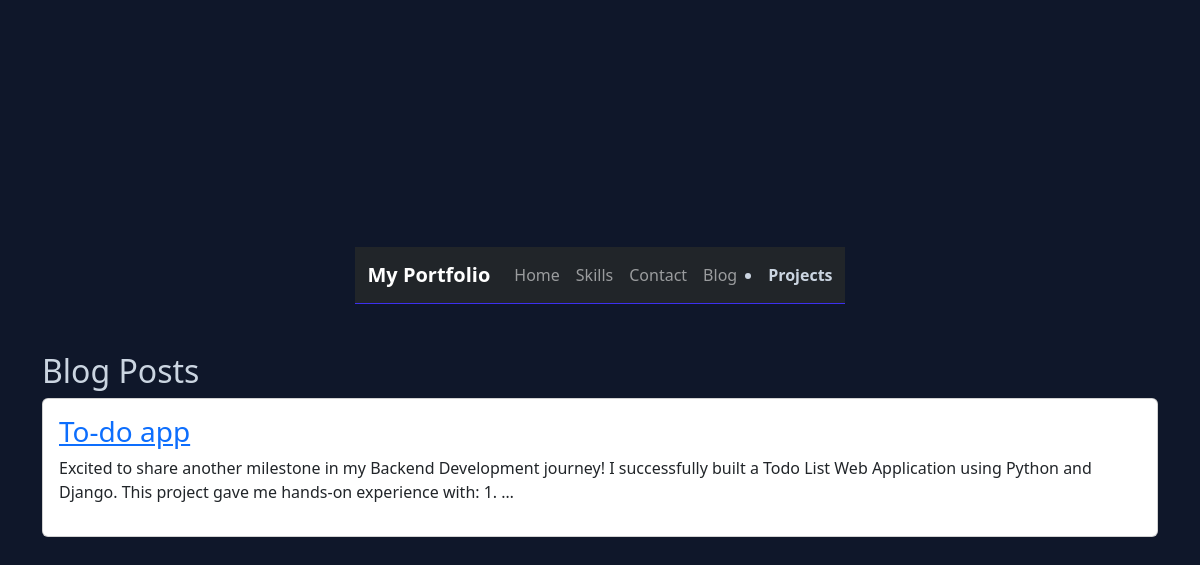
Screenshot of /blog/ with the database file from the repository.
### portfolio/models.py (models this page shows, shortened)
class Post(models.Model):
    title = models.CharField(max_length=200)
    slug = models.SlugField(max_length=220, unique=True, blank=True)
    author = models.ForeignKey(
        User,
        on_delete=models.CASCADE,
        related_name="posts"
    )
    content = models.TextField()
    cover_image = models.ImageField(
        upload_to="blog/",
        blank=True,
        null=True
    )
    created_at = models.DateTimeField(auto_now_add=True)
    updated_at = models.DateTimeField(auto_now=True)
    class Meta:
        ordering = ["-created_at"]

### portfolio/views.py (the view)
# urls.py: path("blog/", views.PostListView.as_view(), name="post_list"),
class PostListView(ListView):
    model = Post
    template_name = "blog/post_list.html"
    context_object_name = "posts"
    paginate_by = 6

### portfolio/templates/blog/post_list.html (shortened to what this page needs)
{% extends "base.html" %}
{% block content %}
<h2>Blog Posts</h2>
{% for post in posts %}
<div class="card mb-3">
<div class="card-body">
<h3>
<a href="{% url 'portfolio:post_detail' post.slug %}">
{{ post.title }}
</a>
</h3>
<p>{{ post.content|truncatewords:30 }}</p>
</div>
</div>
{% empty %}
<p>No posts available.</p>
{% endfor %}
{% endblock %}

### portfolio/static/css/style.css (style rules this page uses)
:root { --primary:rgb(170, 3, 253); --background:#b509e9ec; --white:hsl(0, 84%, 7%); --text:#eaefe3fe; --muted:#f9faf5; --border:#05409a; --danger:#ecedea; --shadow:0 15px 35px rgba(240, 229, 229, 0.998); --ink:var(--text); --blue:var(--primary); --navy:#076045; --card:var(--white); --line:var(--border); }
html { scroll-behavior:var(--shadow); }
body { min-height:100vh; background:linear-gradient(135deg,#0f172a,#2563eb); padding:20px; color:var(--text); display: flex; flex-direction: column; align-items: center; justify-content: center; }
body { background:#0F172A; color:#CBD5E1; }

### rows the page displays
Post: title "To-do app", content "Excited to share another milestone in my Backend Development journey! I successfully built a Todo List Web Application using Python and Django. This project gave me hands-on experience with: 1. …"
